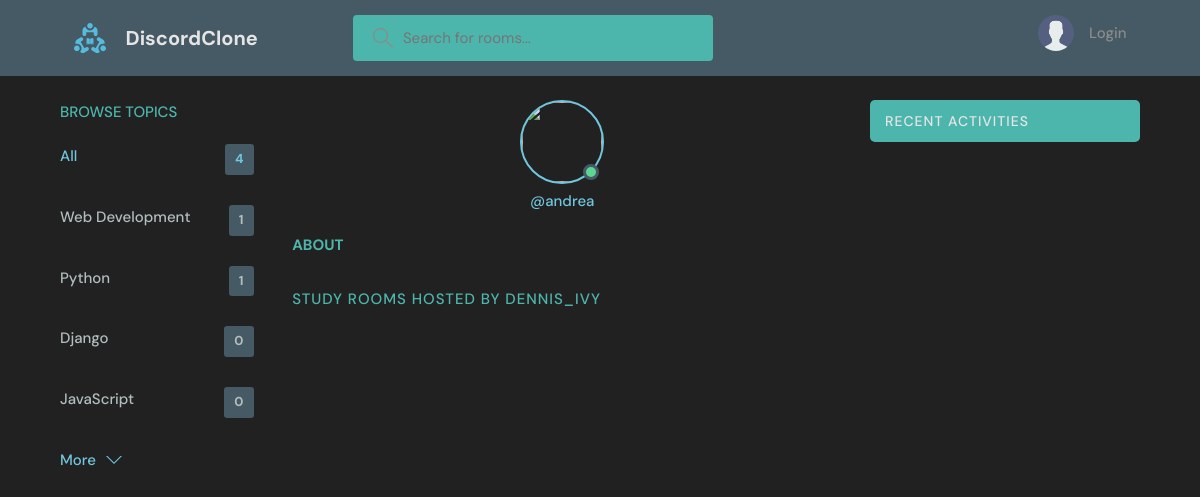
The page /profile/3/ on the database as committed earlier.
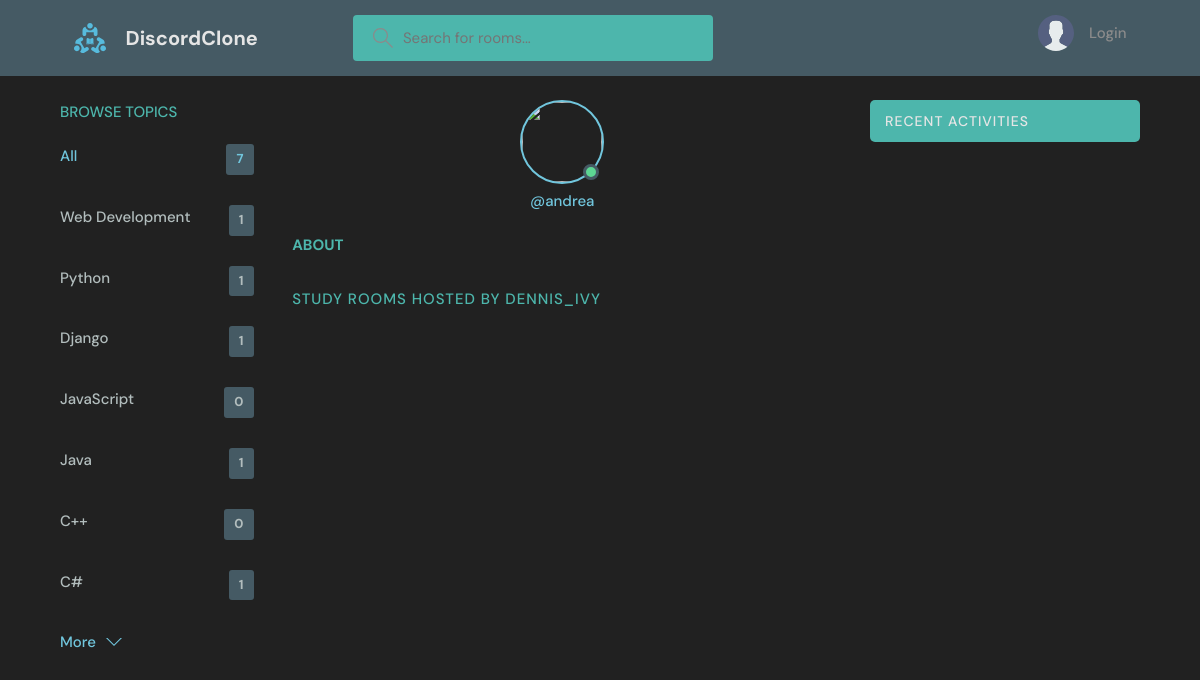
The same page on the database as committed later.
### base/models.py (models this page shows, shortened)
class Topic(models.Model):
    name = models.CharField(max_length=200)

### base/views.py (the view)
# urls.py: path('profile/<str:pk>/', views.userProfile, name="user-profile"),
def userProfile(request, pk):
    user = User.objects.get(id=pk)
    rooms = user.room_set.all()
    room_messages = user.message_set.all()
    topics = Topic.objects.all()
    context = {'user': user, 'rooms': rooms,
        'room_messages': room_messages, 'topics': topics
    }
    return render(request, 'base/profile.html', context)

### base/templates/base/profile.html (shortened to what this page needs)
{% extends 'main.html' %}
{% block content %}
<main class="profile-page layout layout--3">
  <div class="container">
    {% include 'base/topics_component.html' %}
    <div class="roomList">
      <div class="profile">
        <div class="profile__avatar">
          <div class="avatar avatar--large active">
            <img src="{{user.avatar.url}}" />
          </div>
        </div>
        <div class="profile__info">
          <p>@{{user.username}}</p>
        </div>
        <div class="profile__about">
          <h3>About</h3>
        </div>
      </div>
      <div class="roomList__header">
        <div>
          <h2>Study Rooms Hosted by dennis_ivy</a>
          </h2>
        </div>
      </div>
    </div>
    {% include 'base/activity_component.html' %}
  </div>
</main>
{% endblock content %}

### base/templates/base/topics_component.html
        <div class="topics">
            <div class="topics__header">
              <h2>Browse Topics</h2>
            </div>
            <ul class="topics__list">
              <li>
                <a href="{% url 'home' %}" class="active">All <span>{{topics.count}}</span></a>
              </li>
              {% for topic in topics %}
              <li>
                <a href="{% url 'home' %}?q={{topic.name}}">{{topic.name}}<span>{{topic.room_set.all.count}}</span></a>
              </li>
              {% endfor %}
            </ul>
            <a class="btn btn--link" href="{% url 'topics' %}">
              More
              <svg version="1.1" xmlns="http://www.w3.org/2000/svg" width="32" height="32" viewBox="0 0 32 32">
                <title>chevron-down</title>
                <path d="M16 21l-13-13h-3l16 16 16-16h-3l-13 13z"></path>
              </svg>
            </a>
          </div>

Rows that differ between the two databases and show on the page:
computed for Topic "Django": room_set.all.count "0" → "1"
added Topic: name "Java", room_set.all.count "1"
added Topic: name "C++", room_set.all.count "0"
added Topic: name "C#", room_set.all.count "1"
Other text that changed with them:
{{ topics.count }}: "4" → "7"
